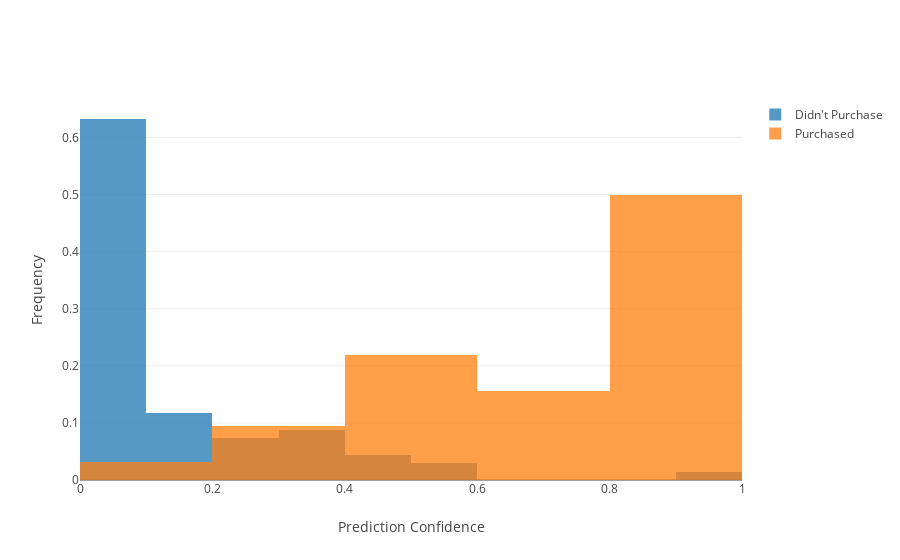

Notebook source saved alongside this figure:
### Markdown cell above
In determining where to place the cutoff, it can often be useful to look at the data.

### Code cell
group_0 = pred_df[pred_df["Y_Values"] == 0]["Probabilities"]
group_1 = pred_df[pred_df["Y_Values"] == 1]["Probabilities"]

trace1 = go.Histogram(
    x=group_0,
    opacity=0.75,
    name="Didn't Purchase",
    histnorm="probability"
)
trace2 = go.Histogram(
    x=group_1,
    opacity=0.75,
    name="Purchased",
    histnorm="probability"    
)
data = [trace1, trace2]

layout = go.Layout(
    barmode='overlay',
    xaxis=dict(title="Prediction Confidence"),
    yaxis=dict(title="Frequency")
)
fig = go.Figure(data=data, layout=layout)

iplot(fig)

### Figure 1 — Plotly figure (JSON) as saved in the notebook; plotly's stock layout.template omitted (floating-point values rounded to 4 significant figures)
{"data": [{"histnorm": "probability", "name": "Didn't Purchase", "opacity": 0.75, "type": "histogram", "uid": "482e2470-e98f-11e8-92fa-f0189801d286", "x": [0.1243, 0.1572, 0.2128, 0.08369, 0.09136, 0.008774, 0.01409, 0.005382, 0.5332, 0.0401, 0.02717, 0.1765, 0.3965, 0.01723, 0.3191, 0.3032, 0.01362, 0.04676, 0.08366, 0.2633, 0.004163, 0.07258, 0.08446, 0.1826, 0.1473, 0.02245, 0.1673, 0.01596, 0.00387, 0.02203, 0.06131, 0.02568, 0.07326, 0.3072, 0.05467, 0.04397, 0.02443, 0.2851, 0.009843, 0.0353, 0.1119, 0.4436, 0.07795, 0.03973, 0.003868, 0.02272, 0.01023, 0.001717, 0.03533, 0.02921, 0.2351, 0.4474, 0.1935, 0.01039, 0.07548, 0.0101, 0.5196, 0.2799, 0.9761, 0.01211, 0.009623, 0.3865, 0.3232, 0.4451, 0.007897, 0.008832, 0.03611, 0.01527]}, {"histnorm": "probability", "name": "Purchased", "opacity": 0.75, "type": "histogram", "uid": "482f9526-e98f-11e8-9c95-f0189801d286", "x": [0.7539, 0.9879, 0.9609, 0.8937, 0.9712, 0.317, 0.9394, 0.5339, 0.7936, 0.9236, 0.8732, 0.9896, 0.9796, 0.3468, 0.5155, 0.9415, 0.4183, 0.9837, 0.5756, 0.2779, 0.71, 0.8818, 0.9965, 0.8864, 0.5277, 0.9955, 0.4204, 0.7696, 0.07843, 0.5043, 0.8644, 0.7441]}], "layout": {"barmode": "overlay", "xaxis": {"title": "Prediction Confidence"}, "yaxis": {"title": "Frequency"}}}
